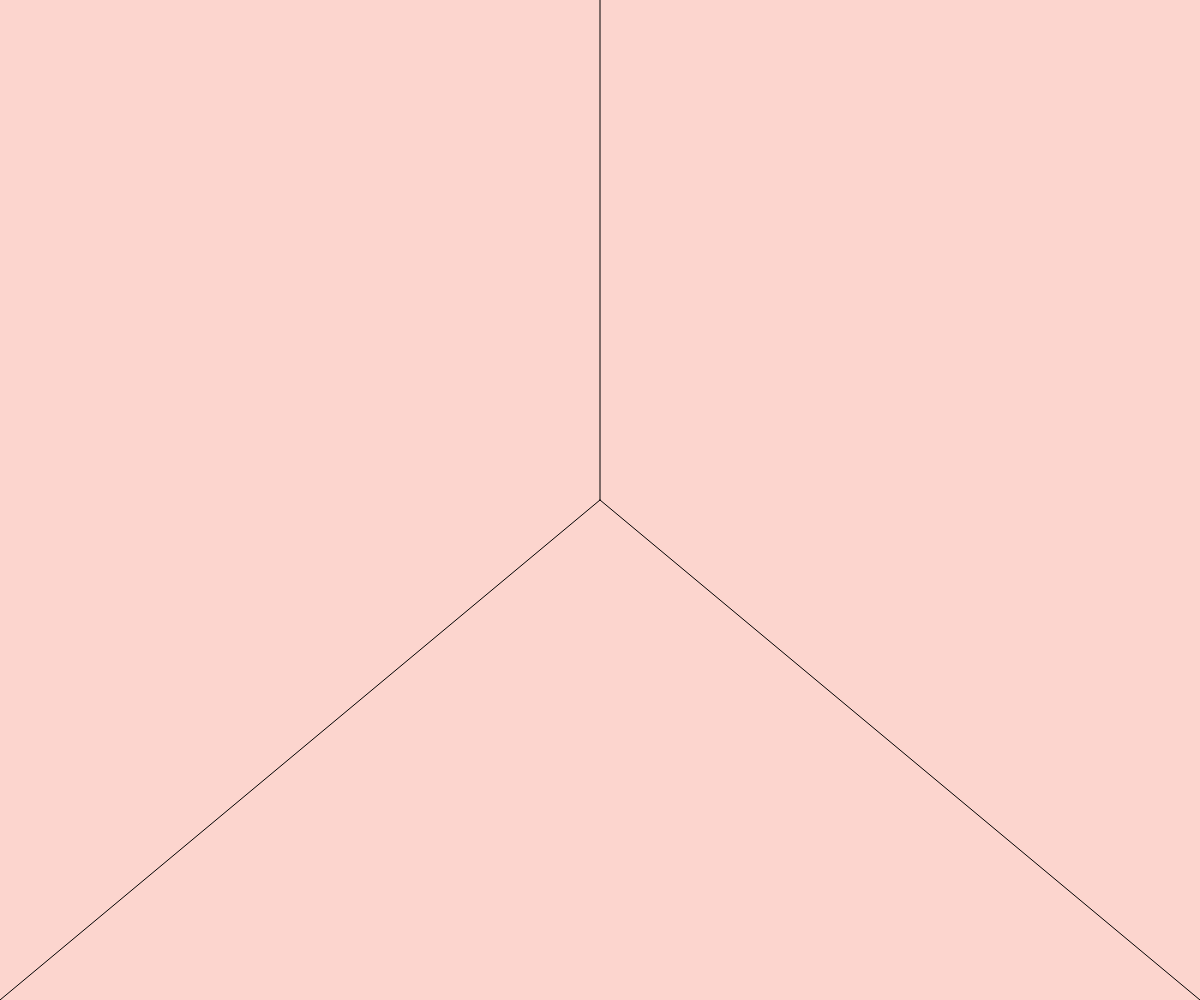
Frame 1 (no input)
Frame 60 (no input): identical to frame 1, image omitted
Frame 120 (the mouse pressed at the canvas centre since frame 60): identical to frame 1, image omitted

The p5.js sketch that drew this single still picture (run headless with seeded random() and noise() and a simulated clock; from frame 60 on, the mouse is pressed at the canvas centre):

// p5.js sketch
// ── sketch.js
function setup() {
  createCanvas(windowWidth, windowHeight);
}

function draw() {
  background("#FCD5CE");
  line (width/2, height/2, width/2, 0);
  line (width/2, height/2, 0, windowHeight);
  line (width/2, height/2, windowWidth, windowHeight);
}
